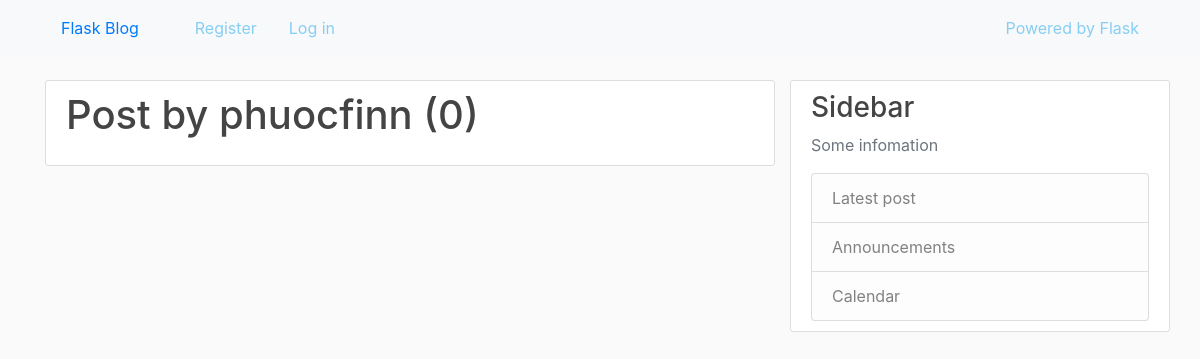
/user/phuocfinn, run on an earlier commit of the app's database.
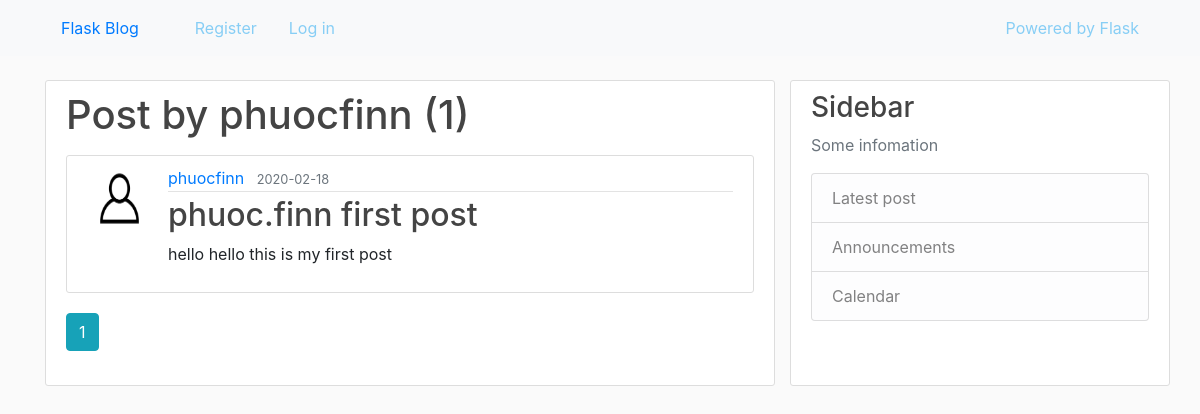
And on a later commit of the database.
### blog/models.py (models this page shows, shortened)
class User(db.Model, UserMixin):
    id = db.Column(db.Integer, primary_key=True)
    username = db.Column(db.String(20), unique=True, nullable=False)
    email = db.Column(db.String(120), unique=True, nullable=False)
    picture = db.Column(db.String(20), nullable=False, default='default.jpg')
    password = db.Column(db.String(60), nullable=False)
    posts = db.relationship('Post', backref='author', lazy=True)

class Post(db.Model):
    id = db.Column(db.Integer, primary_key=True)
    title = db.Column(db.String(100), nullable=False)
    date_posted = db.Column(db.DateTime, nullable=False,
                            default=datetime.datetime.utcnow())
    content = db.Column(db.Text, nullable=False)
    user_id = db.Column(db.Integer, db.ForeignKey('user.id'), nullable=False)

### blog/routes.py (the view)
@app.route('/user/<string:username>', methods=['GET'])
def user_posts(username):
    page = request.args.get('page', 1, type=int)
    user = User.query.filter_by(username=username).first_or_404()
    posts = Post.query.filter_by(author=user)\
        .order_by(Post.date_posted.desc()).paginate(page=page, per_page=5)
    return render_template('user_posts.html', posts=posts, user=user)

### blog/templates/user_posts.html (shortened to what this page needs)
{% extends 'layout.html' %}
{% block content %}
    <div class="content">
        <h1 class="mb-3">Post by {{ user.username }} ({{ posts.total }})</h1>
        {% for post in posts.items %}
            <article class="media content">
                <img src="{{ url_for('static', filename='pictures/' + post.author.picture) }}" alt="{{ post.author.username }}"
            class="rounded-circel article-img">
                <div class="media-body">
                    <div class="article-metadata">
                        <a href="{{ url_for('user_posts', username=post.author.username) }}" class="mr-2">{{ post.author.username }}</a>
                        <small class="text-muted">{{ post.date_posted.strftime('%Y-%m-%d') }}</small>
                    </div>
                    <h2><a href="{{ url_for('post', post_id=post.id) }}" class="article-title">{{ post.title }}</a></h2>
                    <p class="article-content">{{ post.content }}</p>
                </div>
            </article>
        {% endfor %}
        {% for page_num in posts.iter_pages(left_edge=1, right_edge=1, left_current=1, right_current=2) %}
            {% if page_num %}
                {% if posts.page == page_num %}
                    <a href="{{ url_for('user_posts', username=user.username, page=page_num) }}" class="btn btn-info mb-4">{{ page_num }}</a>
                {% else %}
                    <a href="{{ url_for('user_posts', username=user.username, page=page_num) }}" class="btn btn-outline-info mb-4">{{ page_num }}</a>
                {% endif %}
            {% else %}
    ...
            {% endif %}
        {% endfor %}
    </div>
{% endblock content %}

### blog/templates/layout.html (shortened to what this page needs)
<!DOCTYPE html>
<html lang="en">
<head>
    <link rel="stylesheet" href="https://stackpath.bootstrapcdn.com/bootstrap/4.3.1/css/bootstrap.min.css">
    <link rel="stylesheet" type="text/css" href="{{ url_for('static', filename='main.css') }}">
</head>
<body>
    <header class="blog-header header-bg">
        <nav class="navbar navbar-expand-sm bg-light navbar-light fixed-top">
            <div class="container">
                <a href="{{ url_for('home') }}" class="navbar nav-brand mr-4">Flask Blog</a>
                <div class="collapse navbar-collapse" id="navbarToggle">
                    <div class="navbar-nav mr-auto">
                        {% if current_user.is_authenticated %}
                            <a href="{{ url_for('new_post') }}" class="navbar navbar-link">New post</a>
                            <a href="{{ url_for('home') }}" class="navbar navbar-link">Home</a>
                            <a href="{{ url_for('about') }}" class="navbar navbar-link">About</a>
                            <a href="{{ url_for('logout') }}" class="navbar navbar-link">Log out</a>
                        {% else %}
                            <a href="{{ url_for('register') }}" class="navbar navbar-link">Register</a>
                            <a href="{{ url_for('login') }}" class="navbar navbar-link">Log in</a>
                        {% endif %}
                    </div>
                </div>
                <div class="navbar-nav">
                    {% if current_user.is_authenticated %}
                        <form action="#" class="form-inline mr-4">
                            <input type="text" class="form-control mr-sm-2" placeholder="Search">
                            <button class="btn btn-info">Search</button>
                        </form>
                    {% else %}
                        <a href="https://flask.palletsprojects.com" class="navbar navbar-link">Powered by Flask</a>
                    {% endif %}
                </div>
            </div>
        </nav>
    </header>
    <main role="main" class="container">
        <div class="row">
            <div class="col-sm-4 col-md-6 col-lg-8">
                {% block content%}
                {% endblock content %}
            </div>
            <div class="sidebar-content col-sm-8 col-md-6 col-lg-4">
                <h3>Sidebar</h3>
                <p class="text-muted">Some infomation</p>
                <ul class="list-group">
                    <li class="list-group-item list-group-item-light">Latest post</li>
                    <li class="list-group-item list-group-item-light">Announcements</li>
                    <li class="list-group-item list-group-item-light">Calendar</li>
                </ul>
            </div>
    </main>
</body>
</html>

### blog/static/main.css (style rules this page uses)
body { margin-top: 5em; background: #fafafa; }
.header-bg { background: rgb(115, 128, 143); }
h1, h2, h3, h4, h5, h6 { color: #444444; }
.blog-header .navbar-nav .navbar-link { color: #87cef5; }
.content { background: #ffffff; padding: 10px 20px; border: 1px solid #dddddd; border-radius: 3px; margin-bottom: 20px; }
.sidebar-content { background: #ffffff; padding: 10px 20px; border: 1px solid #dddddd; border-radius: 3px; margin-bottom: 20px; }
.article-title { color: #444444; }
.article-content { white-space: pre-line; }
.article-img { height: 65px; width: 65px; margin-right: 16px; }
.article-metadata { padding-bottom: 1px; margin-bottom: 4px; border-bottom: 1px solid #e3e3e3; }

What changed in the data, as far as the page shows it:
added Post: picture (placeholder picture), author.username "phuocfinn", date_posted "2020-02-18", title "phuoc.finn first post", content "hello hello this is my first post"
Also different on the page:
{{ posts.total }}: "0" → "1"
new list line: "1"
